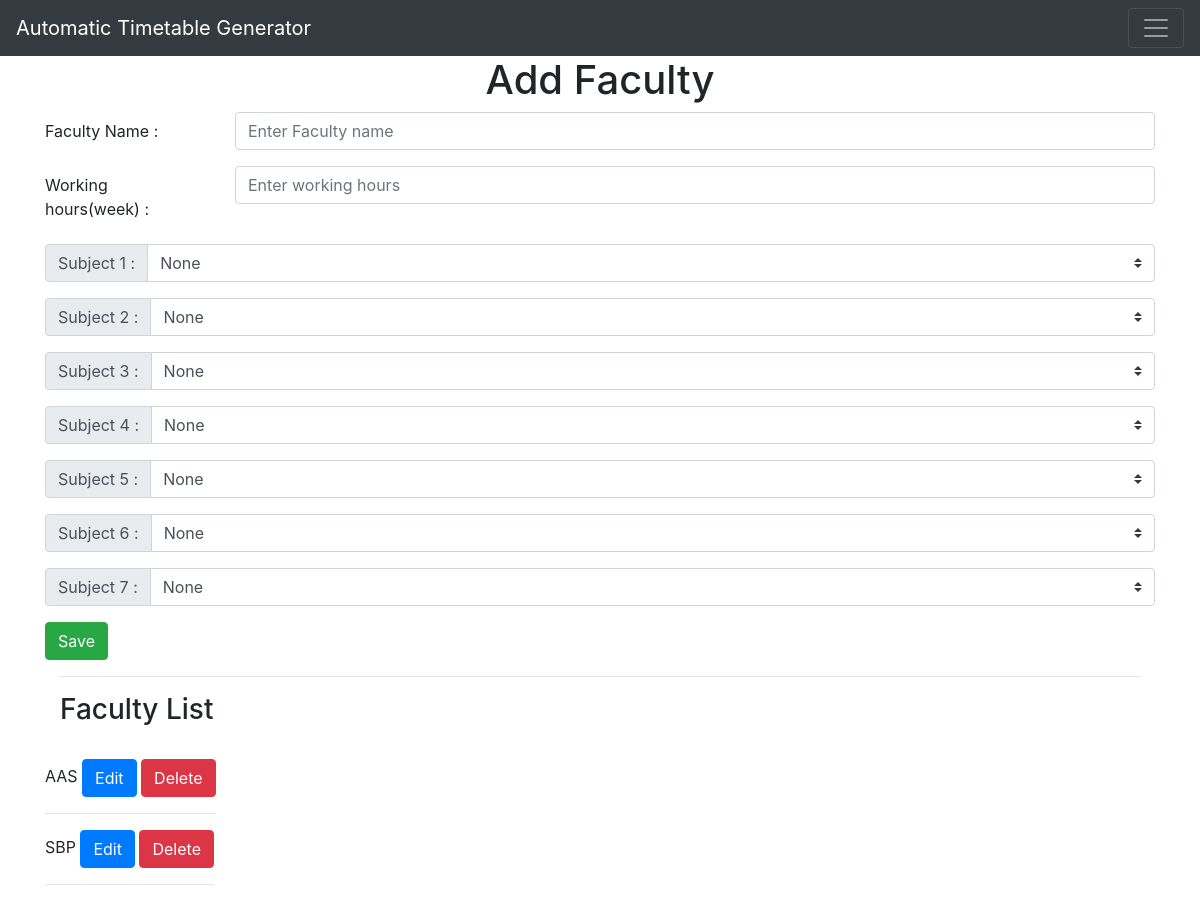
The page /add-faculty on the database as committed earlier.
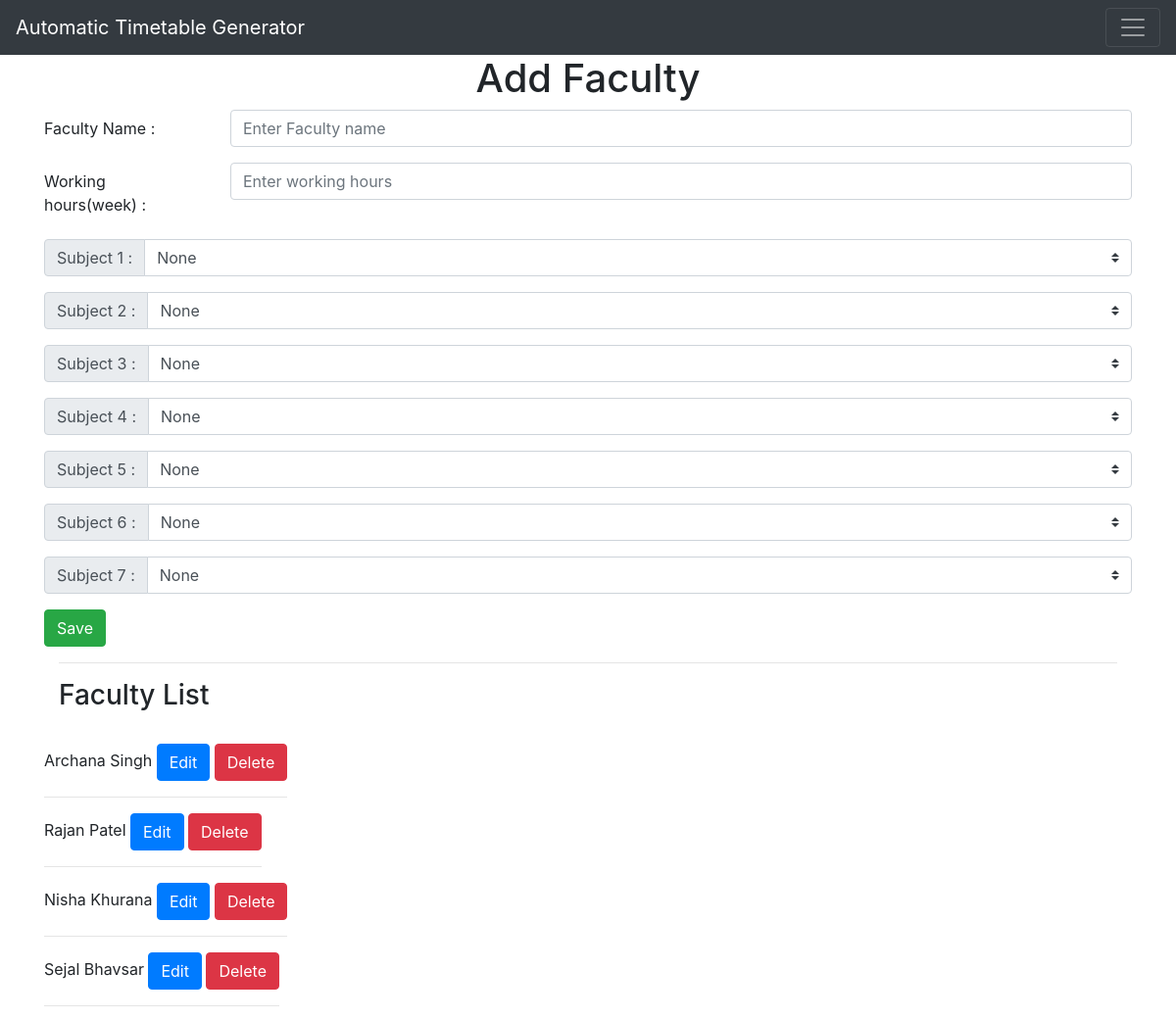
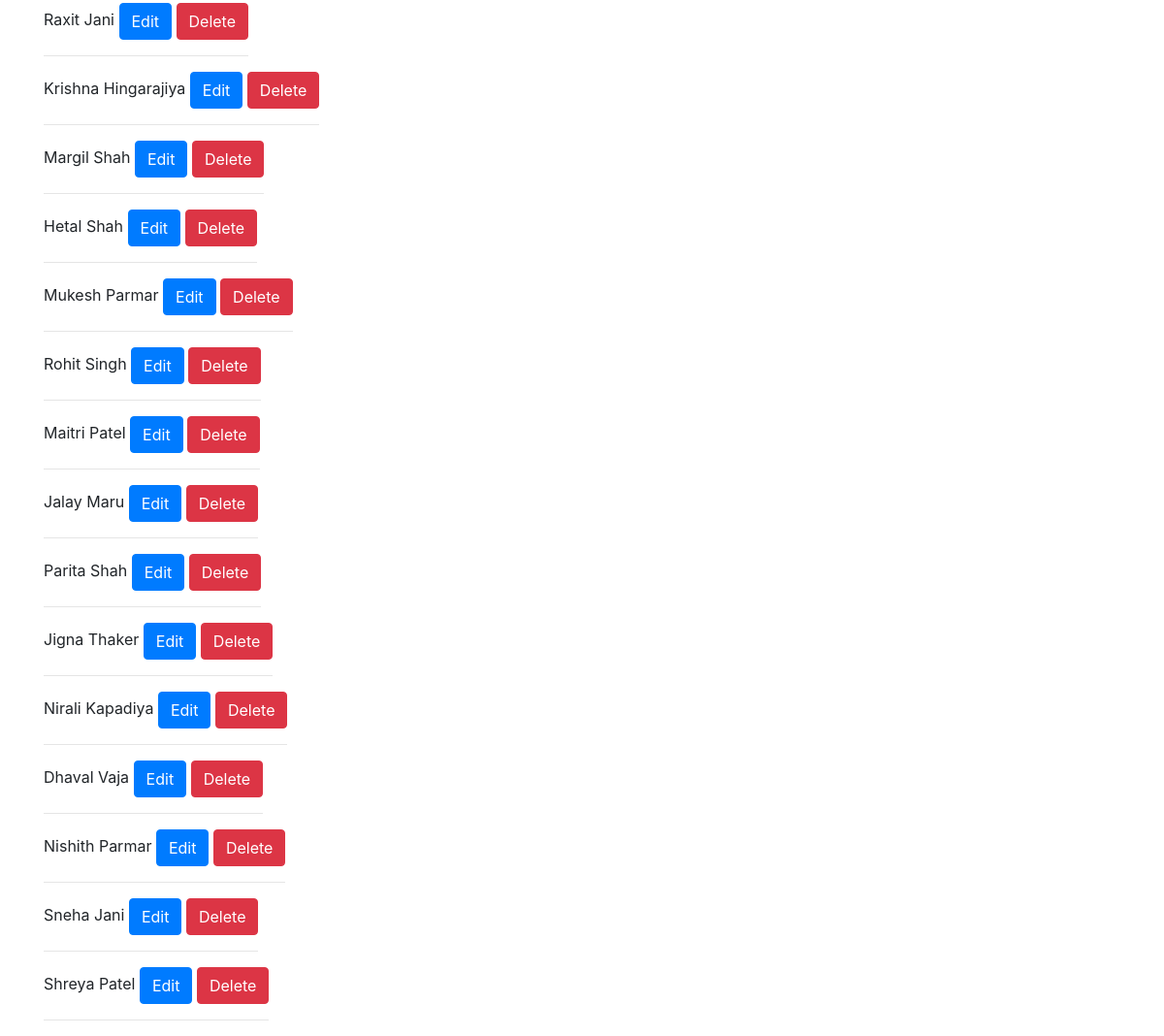
The same page on the database as committed later (2 pictures, top to bottom).
### app.py (models this page shows, shortened)
class Faculty(db.Model):
    faculty_id = db.Column(db.Integer, primary_key=True)
    faculty_name = db.Column(db.String(40), nullable=False)
    faculty_hours = db.Column(db.Integer, nullable=False)
    faculty_subject1 = db.Column(db.String(40), default='none')
    faculty_subject2 = db.Column(db.String(40), default='none')
    faculty_subject3 = db.Column(db.String(40), default='none')
    faculty_subject4 = db.Column(db.String(40), default='none')
    faculty_subject5 = db.Column(db.String(40), default='none')
    faculty_subject6 = db.Column(db.String(40), default='none')
    faculty_subject7 = db.Column(db.String(40), default='none')

### app.py (the view)
@app.route('/add-faculty', methods=['GET','POST'])
def add_faculty():
    if request.method == "POST":
        faculty_name = request.form['faculty_name']
        faculty_hours = request.form['faculty_hours']
        faculty_subject1 = request.form.get('faculty_subject1')
        faculty_subject2 = request.form.get('faculty_subject2')
        faculty_subject3 = request.form.get('faculty_subject3')
        faculty_subject4 = request.form.get('faculty_subject4')
        faculty_subject5 = request.form.get('faculty_subject5')
        faculty_subject6 = request.form.get('faculty_subject6')
        faculty_subject7 = request.form.get('faculty_subject7')
        new_faculty = Faculty(faculty_name=faculty_name, faculty_hours=faculty_hours, faculty_subject1=faculty_subject1, faculty_subject2=faculty_subject2, faculty_subject3=faculty_subject3, faculty_subject4=faculty_subject4, faculty_subject5=faculty_subject5, faculty_subject6=faculty_subject6, faculty_subject7=faculty_subject7)
        db.session.add(new_faculty) # added for this session only
        db.session.commit() # added permanently
        return redirect('/add-faculty')
    else:
        all_faculties = Faculty.query.order_by(Faculty.faculty_id).all()
        all_subjects = Subject.query.order_by(Subject.id).all()
        return render_template('add-faculty.html', subjects = all_subjects, faculties = all_faculties) # to use in loops

### templates/add-faculty.html (shortened to what this page needs)
{% extends 'base.html' %}
{% block body %}
<div class="container">
    <h1 style="text-align:center" >Add Faculty</h1>
</div>
<form action="/add-faculty" method="post">
    <div class="form-group row">
    <label for="faculty_name" class="col-sm-2 col-form-label">Faculty Name :</label>
    <div class="col-sm-10">
      <input type="text" class="form-control" name="faculty_name" id="faculty_name" placeholder="Enter Faculty name" required>
    </div>
  </div>
    <div class="form-group row">
      <label for="faculty_hours" class="col-sm-2 col-form-label">Working hours(week) :</label>
      <div class="col-sm-10">
        <input type="number" class="form-control" name="faculty_hours" id="faculty_hours" placeholder="Enter working hours" required>
      </div>
    </div>
    <div class="input-group mb-3" id="add">
      <div class="input-group-prepend">
        <label class="input-group-text" for="faculty_subject1">Subject 1 :</label>
      </div>
      <select class="custom-select" name="faculty_subject1" id="faculty_subject1">
          <option default value="none">None</option>
      </select>
    </div>
    <div class="input-group mb-3" id="add">
      <div class="input-group-prepend">
        <label class="input-group-text" for="faculty_subject2">Subject 2 :</label>
      </div>
      <select class="custom-select" name="faculty_subject2" id="faculty_subject2">
          <option default value="none">None</option>
      </select>
    </div>
    <div class="input-group mb-3" id="add">
      <div class="input-group-prepend">
        <label class="input-group-text" for="faculty_subject3">Subject 3 :</label>
      </div>
      <select class="custom-select" name="faculty_subject3" id="faculty_subject3">
          <option default value="none">None</option>
      </select>
    </div>
    <div class="input-group mb-3" id="add">
      <div class="input-group-prepend">
        <label class="input-group-text" for="faculty_subject4">Subject 4 :</label>
      </div>
      <select class="custom-select" name="faculty_subject4" id="faculty_subject4">
          <option default value="none">None</option>
      </select>
    </div>
    <div class="input-group mb-3" id="add">
      <div class="input-group-prepend">
        <label class="input-group-text" for="faculty_subject5">Subject 5 :</label>
      </div>
      <select class="custom-select" name="faculty_subject5" id="faculty_subject5">
          <option default value="none">None</option>
      </select>
    </div>
    <div class="input-group mb-3" id="add">
      <div class="input-group-prepend">
        <label class="input-group-text" for="faculty_subject6">Subject 6 :</label>
      </div>
      <select class="custom-select" name="faculty_subject6" id="faculty_subject6">
          <option default value="none">None</option>
      </select>
    </div>
    <div class="input-group mb-3" id="add">
      <div class="input-group-prepend">
        <label class="input-group-text" for="faculty_subject7">Subject 7 :</label>
      </div>
      <select class="custom-select" name="faculty_subject7" id="faculty_subject7">
          <option default value="none">None</option>
      </select>
    </div>
  <div>
      <button class="btn btn-success" type="submit">Save</button>
  </div>
</form>
<div class="container">
    <hr>
    <h3>Faculty List</h3>
    <br>
    {% for faculty in faculties %}
        <div class="row">
            <div class="column">
                {{faculty.faculty_name}}
                <a class="btn btn-primary" href="/edit/faculty/{{faculty.faculty_id}}" >Edit</a>
                <a class="btn btn-danger" href="/delete/faculty/{{faculty.faculty_id}}" >Delete</a>
                <hr>
            </div>
        </div>
    {% endfor %}
</div>
{% endblock %}

### templates/base.html (shortened to what this page needs)
<!DOCTYPE html>
<html lang="en" dir="ltr">
    <head>
        <link rel="stylesheet" href="{{ url_for('static', filename='css/main.css') }}">
        <link rel="stylesheet" href="https://cdn.jsdelivr.net/npm/bootstrap@4.5.3/dist/css/bootstrap.min.css">
    </head>
    <body>
        <nav class="navbar navbar-dark bg-dark">
    <a class="navbar-brand" href="/">Automatic Timetable Generator</a>
    <button class="navbar-toggler" type="button" data-toggle="collapse" data-target="#navbarsExample01" aria-controls="navbarsExample01" aria-expanded="false" aria-label="Toggle navigation">
        <span class="navbar-toggler-icon"></span>
    </button>
</nav>
        <div class="container">
            {% block body %} {% endblock %}
        </div>
    </body>
</html>

### static/css/main.css (style rules this page uses)
body { font-family: Helvetica; }

Rows that differ between the two databases and show on the page:
changed Faculty: faculty_name "AAS" → "Archana Singh"
changed Faculty: faculty_name "SBP" → "Rajan Patel"
added Faculty: faculty_name "Nisha Khurana"
added Faculty: faculty_name "Sejal Bhavsar"
added Faculty: faculty_name "Raxit Jani"
added Faculty: faculty_name "Krishna Hingarajiya"
added Faculty: faculty_name "Margil Shah"
added Faculty: faculty_name "Hetal Shah"
added Faculty: faculty_name "Mukesh Parmar"
added Faculty: faculty_name "Rohit Singh"
added Faculty: faculty_name "Maitri Patel"
added Faculty: faculty_name "Jalay Maru"
added Faculty: faculty_name "Parita Shah"
added Faculty: faculty_name "Jigna Thaker"
added Faculty: faculty_name "Nirali Kapadiya"
added Faculty: faculty_name "Dhaval Vaja"
added Faculty: faculty_name "Nishith Parmar"
added Faculty: faculty_name "Sneha Jani"
added Faculty: faculty_name "Shreya Patel"
